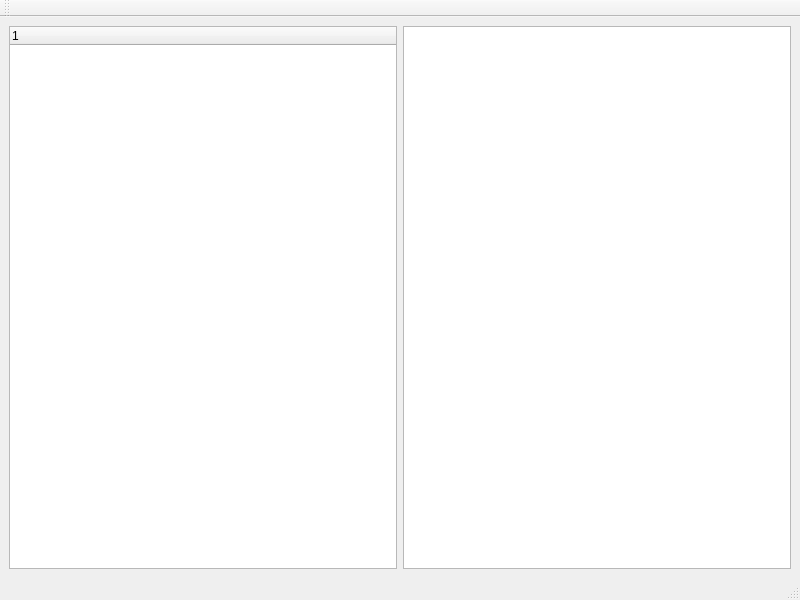
<?xml version="1.0" encoding="UTF-8"?>
<ui version="4.0">
 <class>MainWindow</class>
 <widget class="QMainWindow" name="MainWindow">
  <property name="geometry">
   <rect>
    <x>0</x>
    <y>0</y>
    <width>800</width>
    <height>600</height>
   </rect>
  </property>
  <property name="windowTitle">
   <string>MainWindow</string>
  </property>
  <widget class="QWidget" name="centralwidget">
   <layout class="QHBoxLayout" name="horizontalLayout_2">
    <item>
     <layout class="QHBoxLayout" name="horizontalLayout">
      <item>
       <widget class="QTreeWidget" name="treeWidget">
        <column>
         <property name="text">
          <string notr="true">1</string>
         </property>
        </column>
       </widget>
      </item>
      <item>
       <widget class="QListWidget" name="listWidget"/>
      </item>
     </layout>
    </item>
   </layout>
  </widget>
  <widget class="QMenuBar" name="menubar">
   <property name="geometry">
    <rect>
     <x>0</x>
     <y>0</y>
     <width>800</width>
     <height>25</height>
    </rect>
   </property>
  </widget>
  <widget class="QStatusBar" name="statusbar"/>
  <widget class="QToolBar" name="toolBar">
   <property name="windowTitle">
    <string>toolBar</string>
   </property>
   <attribute name="toolBarArea">
    <enum>TopToolBarArea</enum>
   </attribute>
   <attribute name="toolBarBreak">
    <bool>true</bool>
   </attribute>
  </widget>
  <action name="actionAdd">
   <property name="text">
    <string>Add</string>
   </property>
   <property name="toolTip">
    <string>Add</string>
   </property>
  </action>
 </widget>
 <resources/>
 <connections/>
</ui>
